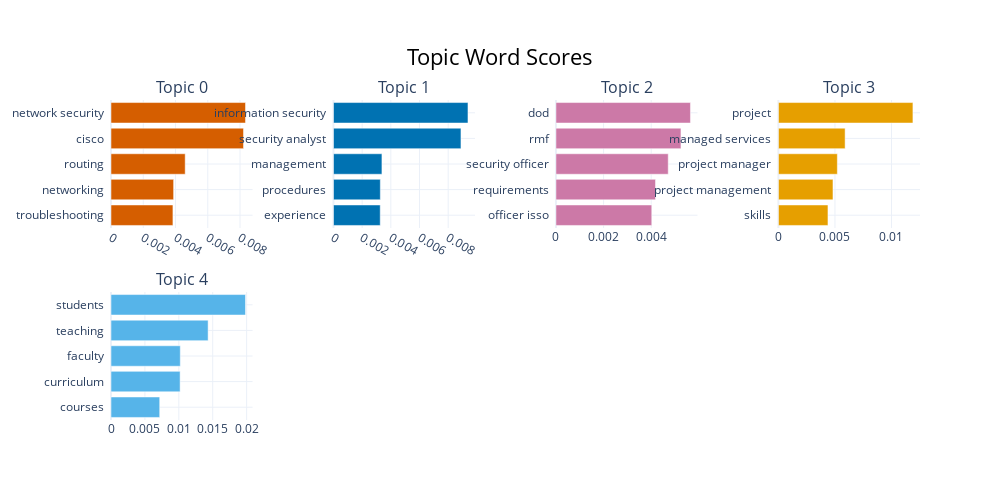

The code cell stored with this chart in its notebook:
### Code cell
#model with indeed data 
topic_model_in.visualize_barchart(top_n_topics=5)

### Figure 1 — Plotly figure (JSON) as saved in the notebook; plotly's stock layout.template omitted (floating-point values rounded to 4 significant figures)
{"data": [{"marker": {"color": "#D55E00"}, "orientation": "h", "type": "bar", "x": [0.003841, 0.003884, 0.004601, 0.008218, 0.008341], "xaxis": "x", "y": ["troubleshooting  ", "networking  ", "routing  ", "cisco  ", "network security  "], "yaxis": "y"}, {"marker": {"color": "#0072B2"}, "orientation": "h", "type": "bar", "x": [0.00326, 0.003268, 0.003379, 0.00889, 0.00938], "xaxis": "x2", "y": ["experience  ", "procedures  ", "management  ", "security analyst  ", "information security  "], "yaxis": "y2"}, {"marker": {"color": "#CC79A7"}, "orientation": "h", "type": "bar", "x": [0.004024, 0.004181, 0.004716, 0.00525, 0.005649], "xaxis": "x3", "y": ["officer isso  ", "requirements  ", "security officer  ", "rmf  ", "dod  "], "yaxis": "y3"}, {"marker": {"color": "#E69F00"}, "orientation": "h", "type": "bar", "x": [0.004382, 0.004826, 0.005212, 0.005899, 0.0119], "xaxis": "x4", "y": ["skills  ", "project management  ", "project manager  ", "managed services  ", "project  "], "yaxis": "y4"}, {"marker": {"color": "#56B4E9"}, "orientation": "h", "type": "bar", "x": [0.007182, 0.01019, 0.01022, 0.01432, 0.01983], "xaxis": "x5", "y": ["courses  ", "curriculum  ", "faculty  ", "teaching  ", "students  "], "yaxis": "y5"}], "layout": {"annotations": [{"font": {"size": 16}, "showarrow": false, "text": "Topic 0", "x": 0.0875, "xanchor": "center", "xref": "paper", "y": 1, "yanchor": "bottom", "yref": "paper"}, {"font": {"size": 16}, "showarrow": false, "text": "Topic 1", "x": 0.3625, "xanchor": "center", "xref": "paper", "y": 1, "yanchor": "bottom", "yref": "paper"}, {"font": {"size": 16}, "showarrow": false, "text": "Topic 2", "x": 0.6375, "xanchor": "center", "xref": "paper", "y": 1, "yanchor": "bottom", "yref": "paper"}, {"font": {"size": 16}, "showarrow": false, "text": "Topic 3", "x": 0.9125, "xanchor": "center", "xref": "paper", "y": 1, "yanchor": "bottom", "yref": "paper"}, {"font": {"size": 16}, "showarrow": false, "text": "Topic 4", "x": 0.0875, "xanchor": "center", "xref": "paper", "y": 0.4, "yanchor": "bottom", "yref": "paper"}], "height": 500, "hoverlabel": {"bgcolor": "white", "font": {"family": "Rockwell", "size": 16}}, "showlegend": false, "title": {"font": {"color": "Black", "size": 22}, "text": "Topic Word Scores", "x": 0.5, "xanchor": "center", "yanchor": "top"}, "width": 1000, "xaxis": {"anchor": "y", "domain": [0, 0.175], "showgrid": true}, "xaxis2": {"anchor": "y2", "domain": [0.275, 0.45], "showgrid": true}, "xaxis3": {"anchor": "y3", "domain": [0.55, 0.725], "showgrid": true}, "xaxis4": {"anchor": "y4", "domain": [0.825, 1], "showgrid": true}, "xaxis5": {"anchor": "y5", "domain": [0, 0.175], "showgrid": true}, "xaxis6": {"anchor": "y6", "domain": [0.275, 0.45], "showgrid": true}, "xaxis7": {"anchor": "y7", "domain": [0.55, 0.725], "showgrid": true}, "xaxis8": {"anchor": "y8", "domain": [0.825, 1], "showgrid": true}, "yaxis": {"anchor": "x", "domain": [0.6, 1], "showgrid": true}, "yaxis2": {"anchor": "x2", "domain": [0.6, 1], "showgrid": true}, "yaxis3": {"anchor": "x3", "domain": [0.6, 1], "showgrid": true}, "yaxis4": {"anchor": "x4", "domain": [0.6, 1], "showgrid": true}, "yaxis5": {"anchor": "x5", "domain": [0, 0.4], "showgrid": true}, "yaxis6": {"anchor": "x6", "domain": [0, 0.4], "showgrid": true}, "yaxis7": {"anchor": "x7", "domain": [0, 0.4], "showgrid": true}, "yaxis8": {"anchor": "x8", "domain": [0, 0.4], "showgrid": true}}}
